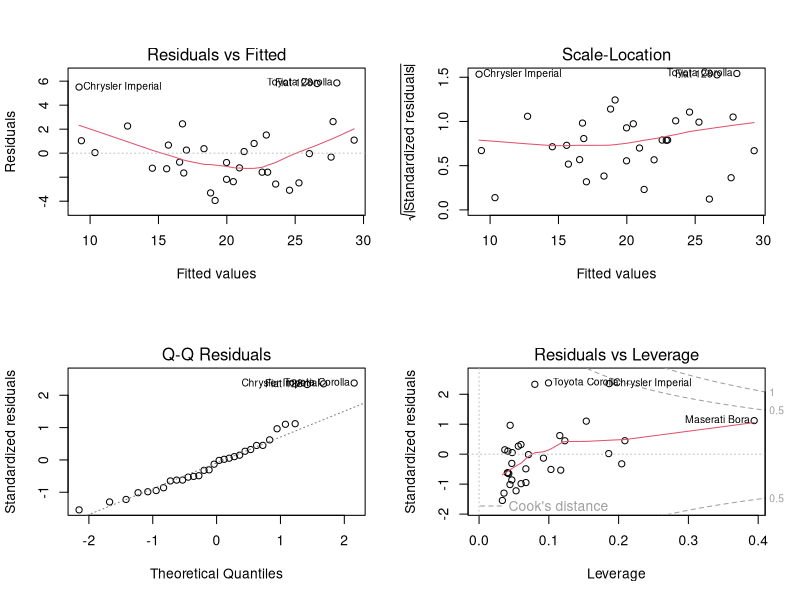

R code for this plot:
## @knitr read
mtc <- mtcars
head(mtc)
str(mtc)

## @knitr explore
cor(mtc)
sort(cor(mtc)[1,], decreasing = T)

## @knitr m1
fit1 <- lm(mpg ~ wt, data = mtc)
summary(fit1)

## @knitr m2
fit2 <- lm(mpg ~ wt + hp, data = mtc)
summary(fit2)

## @knitr ujicoba
# fit1 <- lm(mpg ~ wt + cyl, data = mtc)
# summary(fit1)
# 
# fit1 <- lm(mpg ~ wt + hp, data = mtc)
# summary(fit1)
# 
# fit1 <- lm(mpg ~ wt + cyl + disp, data = mtc)
# summary(fit1)
# 
# fit2 <- lm(mpg ~ wt + cyl + hp, data = mtc)
# summary(fit2)
# 
# fit2 <- lm(mpg ~ wt + cyl + am, data = mtc)
# summary(fit2)
# 
# fit1 <- lm(mpg ~ wt + hp + am, data = mtc)
# summary(fit1)

# @knitr dc
layout(matrix(c(1,2,3,4),2,2))
plot(fit2)

# @knitr cat
# additional
# using packages to see VIF, homoskeasticity, and autocolinearity
# but we can see that the model has already good by the number of statistics

